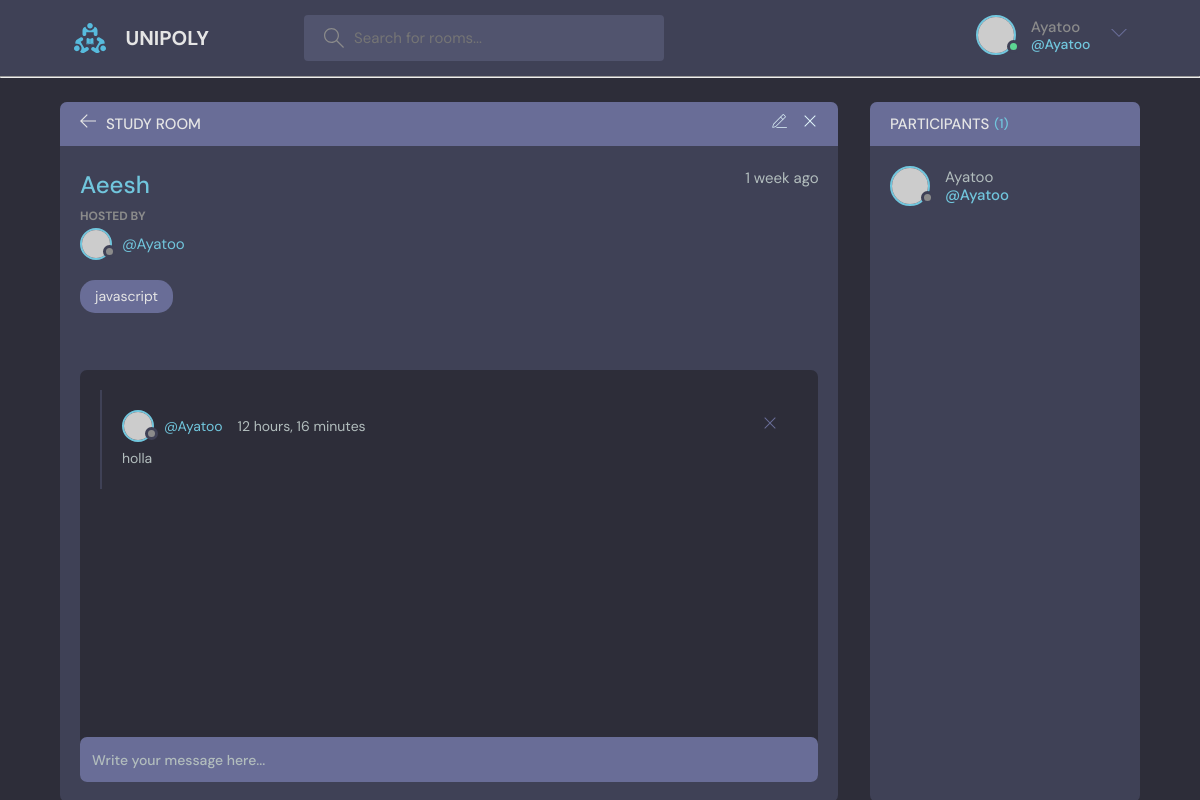
/room/5/ (signed in), run on an earlier commit of the app's database.
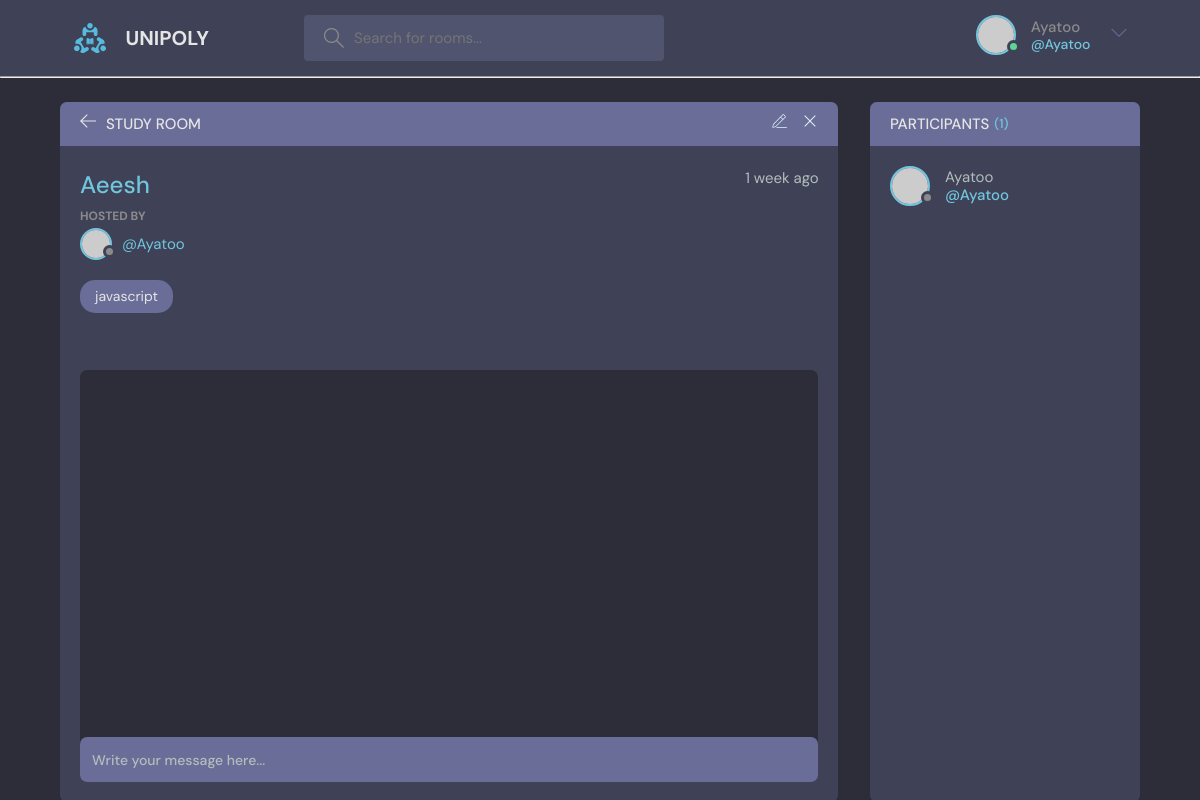
And on a later commit of the database.
### base/models.py (models this page shows, shortened)
class Message(models.Model):
    user = models.ForeignKey(User, on_delete=models.CASCADE)
    room = models.ForeignKey(Room, on_delete=models.CASCADE)
    body = models.TextField(null=False)
    updated = models.DateTimeField(auto_now=True)
    created = models.DateTimeField(auto_now_add=True)
    class Meta:
        ordering = ["-updated", '-created']

### base/views.py (the view, shortened to what this page needs)
# urls.py: path('room/<str:pk>/', views.room, name = "room"),
def room(request, pk):
    room = Room.objects.get(id=pk)
    room_messages = room.message_set.all()
    participants = room.participants.all()
    context = {"room": room, 'room_messages': room_messages, 'participants': participants}
    return render(request, 'base/room.html', context)

### base/models.py (called while the page is built)
    def __str__(self):
        return self.name

### base/templates/base/room.html (shortened to what the changed rows need)
{% extends "main.html"%}
    {% block content %}
<main class="profile-page layout layout--2">
  <div class="container">
    <div class="room">
      <div class="room__box scroll">
        <div class="room__conversation">
          <div class="threads scroll">
            {% for message in room_messages %}
            <div class="thread">
              <div class="thread__top">
                <div class="thread__author">
                  <a href="{% url 'userprofile' message.user.id %}" class="thread__authorInfo">
                    <div class="avatar avatar--small">
                      <img src="https://randomuser.me/api/portraits/men/37.jpg" />
                    </div>
                    <span>@{{message.user.username}}</span>
                  </a>
                  <span class="thread__date">{{message.created|timesince}}</span>
                </div>
                {% if request.user == message.user %}
                <a href="{% url 'deletemessage' message.id %}">
                <div class="thread__delete">
                  <svg version="1.1" xmlns="http://www.w3.org/2000/svg" width="32" height="32" viewBox="0 0 32 32">
                    <title>remove</title>
                    <path
                      d="M27.314 6.019l-1.333-1.333-9.98 9.981-9.981-9.981-1.333 1.333 9.981 9.981-9.981 9.98 1.333 1.333 9.981-9.98 9.98 9.98 1.333-1.333-9.98-9.98 9.98-9.981z"
                    ></path>
                  </svg>
                </div>
                </a>
                {%endif%}
              </div>
              <div class="thread__details">
                {{message.body}}
              </div>
            </div>
            {%endfor%}
          </div>
        </div>
      </div>
      {% if request.user.is_authenticated %}
    </div>
    {% endif %}
    <div class="participants">
      <div class="participants__list scroll">
        {% for participant in participants %}
        <a href="{% url 'userprofile' participant.id %}" class="participant">
          <div class="avatar avatar--medium">
            <img src="https://randomuser.me/api/portraits/men/37.jpg" />
          </div>
          <p>
            {{participant.username}}
            <span>@{{participant.username}}</span>
          </p>
        </a>
        {% endfor %}
      </div>
    </div>
  </div>
</main>
{% endblock %}

### templates/nav_bar.html (shortened to what this page needs)
{% load static %}
<header class="header header--loggedIn">
    <div class="container">
      <a href="{% url 'home' %}" class="header__logo">
        <img src="{% static 'images/logo.svg' %}" />
        <h1>UNIPOLY</h1>
      </a>
      <form class="header__search" method="GET" action="{% url 'home' %}">
        <label>
          <input name="q" placeholder="Search for rooms..." />
        </label>
      </form>
      <nav class="header__menu">
        {% if request.user.is_authenticated %}
        <div class="header__user">
          <a href="{% url 'userprofile' user.id %}">
            <div class="avatar avatar--medium active">
              <img src="https://randomuser.me/api/portraits/men/37.jpg" />
            </div>
            <p>{{request.user.username}} <span>@{{request.user.username}}</span></p>
          </a>
          <button class="dropdown-button">
            <svg version="1.1" xmlns="http://www.w3.org/2000/svg" width="32" height="32" viewBox="0 0 32 32">
              <title>chevron-down</title>
              <path d="M16 21l-13-13h-3l16 16 16-16h-3l-13 13z"></path>
            </svg>
          </button>
        </div>
        {% else %}
        <a href="{% url 'login'%}">
          <img src="{% static 'images/avatar.svg' %}" />
          <p>Login</p>
        </a>
        {% endif %}
      </nav>
    </div>
  </header>
<hr>

What changed in the data, as far as the page shows it:
removed Message: user.username "Ayatoo", created "12 hours, 16 minutes", body "holla"
